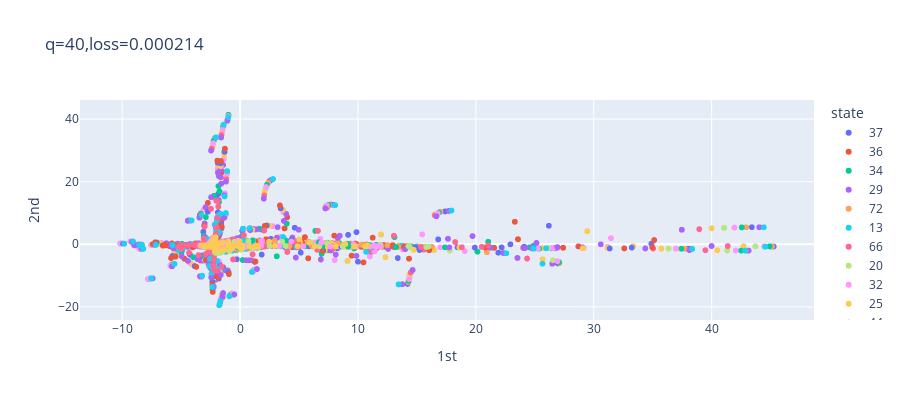

The notebook cell this image was saved under:
### Code cell
Adam = tf.keras.optimizers.Adam(learning_rate=0.0001,beta_1=0.9,beta_2=0.999,epsilon=1e-07)
SGD = tf.keras.optimizers.SGD(learning_rate=0.01,momentum=0.0,nesterov=False)
model.compile(loss='mse',optimizer=Adam)
history = model.fit(X,X,epochs=100000,verbose=0,callbacks=[CustomCallback()])

### Figure 1 — Plotly figure (JSON) as saved in the notebook; plotly's stock layout.template omitted (floating-point values rounded to 4 significant figures; data arrays with more than 128 entries replaced by an {"elided": "..."} marker saying what was removed)
{"data": [{"hovertemplate": "state=37<br>1st=%{x}<br>2nd=%{y}<br>shift=%{text}<extra></extra>", "legendgroup": "37", "marker": {"color": "#636efa", "symbol": "circle"}, "mode": "markers+text", "name": "37", "showlegend": true, "text": {"elided": "260 int values"}, "type": "scattergl", "x": {"elided": "260 float values"}, "xaxis": "x", "y": {"elided": "260 float values"}, "yaxis": "y"}, {"hovertemplate": "state=36<br>1st=%{x}<br>2nd=%{y}<br>shift=%{text}<extra></extra>", "legendgroup": "36", "marker": {"color": "#EF553B", "symbol": "circle"}, "mode": "markers+text", "name": "36", "showlegend": true, "text": {"elided": "300 int values"}, "type": "scattergl", "x": {"elided": "300 float values"}, "xaxis": "x", "y": {"elided": "300 float values"}, "yaxis": "y"}, {"hovertemplate": "state=34<br>1st=%{x}<br>2nd=%{y}<br>shift=%{text}<extra></extra>", "legendgroup": "34", "marker": {"color": "#00cc96", "symbol": "circle"}, "mode": "markers+text", "name": "34", "showlegend": true, "text": {"elided": "220 int values"}, "type": "scattergl", "x": {"elided": "220 float values"}, "xaxis": "x", "y": {"elided": "220 float values"}, "yaxis": "y"}, {"hovertemplate": "state=29<br>1st=%{x}<br>2nd=%{y}<br>shift=%{text}<extra></extra>", "legendgroup": "29", "marker": {"color": "#ab63fa", "symbol": "circle"}, "mode": "markers+text", "name": "29", "showlegend": true, "text": {"elided": "300 int values"}, "type": "scattergl", "x": {"elided": "300 float values"}, "xaxis": "x", "y": {"elided": "300 float values"}, "yaxis": "y"}, {"hovertemplate": "state=72<br>1st=%{x}<br>2nd=%{y}<br>shift=%{text}<extra></extra>", "legendgroup": "72", "marker": {"color": "#FFA15A", "symbol": "circle"}, "mode": "markers+text", "name": "72", "showlegend": true, "text": {"elided": "260 int values"}, "type": "scattergl", "x": {"elided": "260 float values"}, "xaxis": "x", "y": {"elided": "260 float values"}, "yaxis": "y"}, {"hovertemplate": "state=13<br>1st=%{x}<br>2nd=%{y}<br>shift=%{text}<extra></extra>", "legendgroup": "13", "marker": {"color": "#19d3f3", "symbol": "circle"}, "mode": "markers+text", "name": "13", "showlegend": true, "text": {"elided": "280 int values"}, "type": "scattergl", "x": {"elided": "280 float values"}, "xaxis": "x", "y": {"elided": "280 float values"}, "yaxis": "y"}, {"hovertemplate": "state=66<br>1st=%{x}<br>2nd=%{y}<br>shift=%{text}<extra></extra>", "legendgroup": "66", "marker": {"color": "#FF6692", "symbol": "circle"}, "mode": "markers+text", "name": "66", "showlegend": true, "text": {"elided": "260 int values"}, "type": "scattergl", "x": {"elided": "260 float values"}, "xaxis": "x", "y": {"elided": "260 float values"}, "yaxis": "y"}, {"hovertemplate": "state=20<br>1st=%{x}<br>2nd=%{y}<br>shift=%{text}<extra></extra>", "legendgroup": "20", "marker": {"color": "#B6E880", "symbol": "circle"}, "mode": "markers+text", "name": "20", "showlegend": true, "text": {"elided": "300 int values"}, "type": "scattergl", "x": {"elided": "300 float values"}, "xaxis": "x", "y": {"elided": "300 float values"}, "yaxis": "y"}, {"hovertemplate": "state=32<br>1st=%{x}<br>2nd=%{y}<br>shift=%{text}<extra></extra>", "legendgroup": "32", "marker": {"color": "#FF97FF", "symbol": "circle"}, "mode": "markers+text", "name": "32", "showlegend": true, "text": {"elided": "220 int values"}, "type": "scattergl", "x": {"elided": "220 float values"}, "xaxis": "x", "y": {"elided": "220 float values"}, "yaxis": "y"}, {"hovertemplate": "state=25<br>1st=%{x}<br>2nd=%{y}<br>shift=%{text}<extra></extra>", "legendgroup": "25", "marker": {"color": "#FECB52", "symbol": "circle"}, "mode": "markers+text", "name": "25", "showlegend": true, "text": {"elided": "280 int values"}, "type": "scattergl", "x": {"elided": "280 float values"}, "xaxis": "x", "y": {"elided": "280 float values"}, "yaxis": "y"}, {"hovertemplate": "state=44<br>1st=%{x}<br>2nd=%{y}<br>shift=%{text}<extra></extra>", "legendgroup": "44", "marker": {"color": "#636efa", "symbol": "circle"}, "mode": "markers+text", "name": "44", "showlegend": true, "text": {"elided": "280 int values"}, "type": "scattergl", "x": {"elided": "280 float values"}, "xaxis": "x", "y": {"elided": "280 float values"}, "yaxis": "y"}, {"hovertemplate": "state=18<br>1st=%{x}<br>2nd=%{y}<br>shift=%{text}<extra></extra>", "legendgroup": "18", "marker": {"color": "#EF553B", "symbol": "circle"}, "mode": "markers+text", "name": "18", "showlegend": true, "text": {"elided": "300 int values"}, "type": "scattergl", "x": {"elided": "300 float values"}, "xaxis": "x", "y": {"elided": "300 float values"}, "yaxis": "y"}, {"hovertemplate": "state=39<br>1st=%{x}<br>2nd=%{y}<br>shift=%{text}<extra></extra>", "legendgroup": "39", "marker": {"color": "#00cc96", "symbol": "circle"}, "mode": "markers+text", "name": "39", "showlegend": true, "text": {"elided": "240 int values"}, "type": "scattergl", "x": {"elided": "240 float values"}, "xaxis": "x", "y": {"elided": "240 float values"}, "yaxis": "y"}, {"hovertemplate": "state=43<br>1st=%{x}<br>2nd=%{y}<br>shift=%{text}<extra></extra>", "legendgroup": "43", "marker": {"color": "#ab63fa", "symbol": "circle"}, "mode": "markers+text", "name": "43", "showlegend": true, "text": {"elided": "200 int values"}, "type": "scattergl", "x": {"elided": "200 float values"}, "xaxis": "x", "y": {"elided": "200 float values"}, "yaxis": "y"}, {"hovertemplate": "state=35<br>1st=%{x}<br>2nd=%{y}<br>shift=%{text}<extra></extra>", "legendgroup": "35", "marker": {"color": "#FFA15A", "symbol": "circle"}, "mode": "markers+text", "name": "35", "showlegend": true, "text": {"elided": "260 int values"}, "type": "scattergl", "x": {"elided": "260 float values"}, "xaxis": "x", "y": {"elided": "260 float values"}, "yaxis": "y"}, {"hovertemplate": "state=79<br>1st=%{x}<br>2nd=%{y}<br>shift=%{text}<extra></extra>", "legendgroup": "79", "marker": {"color": "#19d3f3", "symbol": "circle"}, "mode": "markers+text", "name": "79", "showlegend": true, "text": {"elided": "280 int values"}, "type": "scattergl", "x": {"elided": "280 float values"}, "xaxis": "x", "y": {"elided": "280 float values"}, "yaxis": "y"}, {"hovertemplate": "state=24<br>1st=%{x}<br>2nd=%{y}<br>shift=%{text}<extra></extra>", "legendgroup": "24", "marker": {"color": "#FF6692", "symbol": "circle"}, "mode": "markers+text", "name": "24", "showlegend": true, "text": {"elided": "280 int values"}, "type": "scattergl", "x": {"elided": "280 float values"}, "xaxis": "x", "y": {"elided": "280 float values"}, "yaxis": "y"}, {"hovertemplate": "state=74<br>1st=%{x}<br>2nd=%{y}<br>shift=%{text}<extra></extra>", "legendgroup": "74", "marker": {"color": "#B6E880", "symbol": "circle"}, "mode": "markers+text", "name": "74", "showlegend": true, "text": {"elided": "260 int values"}, "type": "scattergl", "x": {"elided": "260 float values"}, "xaxis": "x", "y": {"elided": "260 float values"}, "yaxis": "y"}, {"hovertemplate": "state=73<br>1st=%{x}<br>2nd=%{y}<br>shift=%{text}<extra></extra>", "legendgroup": "73", "marker": {"color": "#FF97FF", "symbol": "circle"}, "mode": "markers+text", "name": "73", "showlegend": true, "text": {"elided": "220 int values"}, "type": "scattergl", "x": {"elided": "220 float values"}, "xaxis": "x", "y": {"elided": "220 float values"}, "yaxis": "y"}, {"hovertemplate": "state=56<br>1st=%{x}<br>2nd=%{y}<br>shift=%{text}<extra></extra>", "legendgroup": "56", "marker": {"color": "#FECB52", "symbol": "circle"}, "mode": "markers+text", "name": "56", "showlegend": true, "text": {"elided": "260 int values"}, "type": "scattergl", "x": {"elided": "260 float values"}, "xaxis": "x", "y": {"elided": "260 float values"}, "yaxis": "y"}, {"hovertemplate": "state=71<br>1st=%{x}<br>2nd=%{y}<br>shift=%{text}<extra></extra>", "legendgroup": "71", "marker": {"color": "#636efa", "symbol": "circle"}, "mode": "markers+text", "name": "71", "showlegend": true, "text": {"elided": "220 int values"}, "type": "scattergl", "x": {"elided": "220 float values"}, "xaxis": "x", "y": {"elided": "220 float values"}, "yaxis": "y"}, {"hovertemplate": "state=40<br>1st=%{x}<br>2nd=%{y}<br>shift=%{text}<extra></extra>", "legendgroup": "40", "marker": {"color": "#EF553B", "symbol": "circle"}, "mode": "markers+text", "name": "40", "showlegend": true, "text": {"elided": "300 int values"}, "type": "scattergl", "x": {"elided": "300 float values"}, "xaxis": "x", "y": {"elided": "300 float values"}, "yaxis": "y"}, {"hovertemplate": "state=6<br>1st=%{x}<br>2nd=%{y}<br>shift=%{text}<extra></extra>", "legendgroup": "6", "marker": {"color": "#00cc96", "symbol": "circle"}, "mode": "markers+text", "name": "6", "showlegend": true, "text": {"elided": "240 int values"}, "type": "scattergl", "x": {"elided": "240 float values"}, "xaxis": "x", "y": {"elided": "240 float values"}, "yaxis": "y"}, {"hovertemplate": "state=5<br>1st=%{x}<br>2nd=%{y}<br>shift=%{text}<extra></extra>", "legendgroup": "5", "marker": {"color": "#ab63fa", "symbol": "circle"}, "mode": "markers+text", "name": "5", "showlegend": true, "text": {"elided": "300 int values"}, "type": "scattergl", "x": {"elided": "300 float values"}, "xaxis": "x", "y": {"elided": "300 float values"}, "yaxis": "y"}, {"hovertemplate": "state=23<br>1st=%{x}<br>2nd=%{y}<br>shift=%{text}<extra></extra>", "legendgroup": "23", "marker": {"color": "#FFA15A", "symbol": "circle"}, "mode": "markers+text", "name": "23", "showlegend": true, "text": {"elided": "260 int values"}, "type": "scattergl", "x": {"elided": "260 float values"}, "xaxis": "x", "y": {"elided": "260 float values"}, "yaxis": "y"}, {"hovertemplate": "state=28<br>1st=%{x}<br>2nd=%{y}<br>shift=%{text}<extra></extra>", "legendgroup": "28", "marker": {"color": "#19d3f3", "symbol": "circle"}, "mode": "markers+text", "name": "28", "showlegend": true, "text": {"elided": "240 int values"}, "type": "scattergl", "x": {"elided": "240 float values"}, "xaxis": "x", "y": {"elided": "240 float values"}, "yaxis": "y"}, {"hovertemplate": "state=77<br>1st=%{x}<br>2nd=%{y}<br>shift=%{text}<extra></extra>", "legendgroup": "77", "marker": {"color": "#FF6692", "symbol": "circle"}, "mode": "markers+text", "name": "77", "showlegend": true, "text": {"elided": "260 int values"}, "type": "scattergl", "x": {"elided": "260 float values"}, "xaxis": "x", "y": {"elided": "260 float values"}, "yaxis": "y"}, {"hovertemplate": "state=17<br>1st=%{x}<br>2nd=%{y}<br>shift=%{text}<extra></extra>", "legendgroup": "17", "marker": {"color": "#B6E880", "symbol": "circle"}, "mode": "markers+text", "name": "17", "showlegend": true, "text": {"elided": "240 int values"}, "type": "scattergl", "x": {"elided": "240 float values"}, "xaxis": "x", "y": {"elided": "240 float values"}, "yaxis": "y"}, {"hovertemplate": "state=12<br>1st=%{x}<br>2nd=%{y}<br>shift=%{text}<extra></extra>", "legendgroup": "12", "marker": {"color": "#FF97FF", "symbol": "circle"}, "mode": "markers+text", "name": "12", "showlegend": true, "text": {"elided": "300 int values"}, "type": "scattergl", "x": {"elided": "300 float values"}, "xaxis": "x", "y": {"elided": "300 float values"}, "yaxis": "y"}, {"hovertemplate": "state=45<br>1st=%{x}<br>2nd=%{y}<br>shift=%{text}<extra></extra>", "legendgroup": "45", "marker": {"color": "#FECB52", "symbol": "circle"}, "mode": "markers+text", "name": "45", "showlegend": true, "text": {"elided": "220 int values"}, "type": "scattergl", "x": {"elided": "220 float values"}, "xaxis": "x", "y": {"elided": "220 float values"}, "yaxis": "y"}, {"hovertemplate": "state=4<br>1st=%{x}<br>2nd=%{y}<br>shift=%{text}<extra></extra>", "legendgroup": "4", "marker": {"color": "#636efa", "symbol": "circle"}, "mode": "markers+text", "name": "4", "showlegend": true, "text": {"elided": "220 int values"}, "type": "scattergl", "x": {"elided": "220 float values"}, "xaxis": "x", "y": {"elided": "220 float values"}, "yaxis": "y"}, {"hovertemplate": "state=54<br>1st=%{x}<br>2nd=%{y}<br>shift=%{text}<extra></extra>", "legendgroup": "54", "marker": {"color": "#EF553B", "symbol": "circle"}, "mode": "markers+text", "name": "54", "showlegend": true, "text": {"elided": "260 int values"}, "type": "scattergl", "x": {"elided": "260 float values"}, "xaxis": "x", "y": {"elided": "260 float values"}, "yaxis": "y"}, {"hovertemplate": "state=16<br>1st=%{x}<br>2nd=%{y}<br>shift=%{text}<extra></extra>", "legendgroup": "16", "marker": {"color": "#00cc96", "symbol": "circle"}, "mode": "markers+text", "name": "16", "showlegend": true, "text": {"elided": "240 int values"}, "type": "scattergl", "x": {"elided": "240 float values"}, "xaxis": "x", "y": {"elided": "240 float values"}, "yaxis": "y"}, {"hovertemplate": "state=14<br>1st=%{x}<br>2nd=%{y}<br>shift=%{text}<extra></extra>", "legendgroup": "14", "marker": {"color": "#ab63fa", "symbol": "circle"}, "mode": "markers+text", "name": "14", "showlegend": true, "text": {"elided": "240 int values"}, "type": "scattergl", "x": {"elided": "240 float values"}, "xaxis": "x", "y": {"elided": "240 float values"}, "yaxis": "y"}, {"hovertemplate": "state=70<br>1st=%{x}<br>2nd=%{y}<br>shift=%{text}<extra></extra>", "legendgroup": "70", "marker": {"color": "#FFA15A", "symbol": "circle"}, "mode": "markers+text", "name": "70", "showlegend": true, "text": {"elided": "260 int values"}, "type": "scattergl", "x": {"elided": "260 float values"}, "xaxis": "x", "y": {"elided": "260 float values"}, "yaxis": "y"}, {"hovertemplate": "state=21<br>1st=%{x}<br>2nd=%{y}<br>shift=%{text}<extra></extra>", "legendgroup": "21", "marker": {"color": "#19d3f3", "symbol": "circle"}, "mode": "markers+text", "name": "21", "showlegend": true, "text": {"elided": "280 int values"}, "type": "scattergl", "x": {"elided": "280 float values"}, "xaxis": "x", "y": {"elided": "280 float values"}, "yaxis": "y"}, {"hovertemplate": "state=41<br>1st=%{x}<br>2nd=%{y}<br>shift=%{text}<extra></extra>", "legendgroup": "41", "marker": {"color": "#FF6692", "symbol": "circle"}, "mode": "markers+text", "name": "41", "showlegend": true, "text": {"elided": "200 int values"}, "type": "scattergl", "x": {"elided": "200 float values"}, "xaxis": "x", "y": {"elided": "200 float values"}, "yaxis": "y"}, {"hovertemplate": "state=52<br>1st=%{x}<br>2nd=%{y}<br>shift=%{text}<extra></extra>", "legendgroup": "52", "marker": {"color": "#B6E880", "symbol": "circle"}, "mode": "markers+text", "name": "52", "showlegend": true, "text": {"elided": "240 int values"}, "type": "scattergl", "x": {"elided": "240 float values"}, "xaxis": "x", "y": {"elided": "240 float values"}, "yaxis": "y"}, {"hovertemplate": "state=46<br>1st=%{x}<br>2nd=%{y}<br>shift=%{text}<extra></extra>", "legendgroup": "46", "marker": {"color": "#FF97FF", "symbol": "circle"}, "mode": "markers+text", "name": "46", "showlegend": true, "text": {"elided": "300 int values"}, "type": "scattergl", "x": {"elided": "300 float values"}, "xaxis": "x", "y": {"elided": "300 float values"}, "yaxis": "y"}, {"hovertemplate": "state=75<br>1st=%{x}<br>2nd=%{y}<br>shift=%{text}<extra></extra>", "legendgroup": "75", "marker": {"color": "#FECB52", "symbol": "circle"}, "mode": "markers+text", "name": "75", "showlegend": true, "text": {"elided": "280 int values"}, "type": "scattergl", "x": {"elided": "280 float values"}, "xaxis": "x", "y": {"elided": "280 float values"}, "yaxis": "y"}, {"hovertemplate": "state=62<br>1st=%{x}<br>2nd=%{y}<br>shift=%{text}<extra></extra>", "legendgroup": "62", "marker": {"color": "#636efa", "symbol": "circle"}, "mode": "markers+text", "name": "62", "showlegend": true, "text": {"elided": "220 int values"}, "type": "scattergl", "x": {"elided": "220 float values"}, "xaxis": "x", "y": {"elided": "220 float values"}, "yaxis": "y"}, {"hovertemplate": "state=15<br>1st=%{x}<br>2nd=%{y}<br>shift=%{text}<extra></extra>", "legendgroup": "15", "marker": {"color": "#EF553B", "symbol": "circle"}, "mode": "markers+text", "name": "15", "showlegend": true, "text": {"elided": "260 int values"}, "type": "scattergl", "x": {"elided": "260 float values"}, "xaxis": "x", "y": {"elided": "260 float values"}, "yaxis": "y"}, {"hovertemplate": "state=57<br>1st=%{x}<br>2nd=%{y}<br>shift=%{text}<extra></extra>", "legendgroup": "57", "marker": {"color": "#00cc96", "symbol": "circle"}, "mode": "markers+text", "name": "57", "showlegend": true, "text": {"elided": "220 int values"}, "type": "scattergl", "x": {"elided": "220 float values"}, "xaxis": "x", "y": {"elided": "220 float values"}, "yaxis": "y"}, {"hovertemplate": "state=61<br>1st=%{x}<br>2nd=%{y}<br>shift=%{text}<extra></extra>", "legendgroup": "61", "marker": {"color": "#ab63fa", "symbol": "circle"}, "mode": "markers+text", "name": "61", "showlegend": true, "text": {"elided": "240 int values"}, "type": "scattergl", "x": {"elided": "240 float values"}, "xaxis": "x", "y": {"elided": "240 float values"}, "yaxis": "y"}, {"hovertemplate": "state=63<br>1st=%{x}<br>2nd=%{y}<br>shift=%{text}<extra></extra>", "legendgroup": "63", "marker": {"color": "#FFA15A", "symbol": "circle"}, "mode": "markers+text", "name": "63", "showlegend": true, "text": {"elided": "200 int values"}, "type": "scattergl", "x": {"elided": "200 float values"}, "xaxis": "x", "y": {"elided": "200 float values"}, "yaxis": "y"}, {"hovertemplate": "state=38<br>1st=%{x}<br>2nd=%{y}<br>shift=%{text}<extra></extra>", "legendgroup": "38", "marker": {"color": "#19d3f3", "symbol": "circle"}, "mode": "markers+text", "name": "38", "showlegend": true, "text": {"elided": "260 int values"}, "type": "scattergl", "x": {"elided": "260 float values"}, "xaxis": "x", "y": {"elided": "260 float values"}, "yaxis": "y"}, {"hovertemplate": "state=10<br>1st=%{x}<br>2nd=%{y}<br>shift=%{text}<extra></extra>", "legendgroup": "10", "marker": {"color": "#FF6692", "symbol": "circle"}, "mode": "markers+text", "name": "10", "showlegend": true, "text": {"elided": "200 int values"}, "type": "scattergl", "x": {"elided": "200 float values"}, "xaxis": "x", "y": {"elided": "200 float values"}, "yaxis": "y"}, {"hovertemplate": "state=76<br>1st=%{x}<br>2nd=%{y}<br>shift=%{text}<extra></extra>", "legendgroup": "76", "marker": {"color": "#B6E880", "symbol": "circle"}, "mode": "markers+text", "name": "76", "showlegend": true, "text": {"elided": "200 int values"}, "type": "scattergl", "x": {"elided": "200 float values"}, "xaxis": "x", "y": {"elided": "200 float values"}, "yaxis": "y"}, {"hovertemplate": "state=78<br>1st=%{x}<br>2nd=%{y}<br>shift=%{text}<extra></extra>", "legendgroup": "78", "marker": {"color": "#FF97FF", "symbol": "circle"}, "mode": "markers+text", "name": "78", "showlegend": true, "text": {"elided": "240 int values"}, "type": "scattergl", "x": {"elided": "240 float values"}, "xaxis": "x", "y": {"elided": "240 float values"}, "yaxis": "y"}, {"hovertemplate": "state=67<br>1st=%{x}<br>2nd=%{y}<br>shift=%{text}<extra></extra>", "legendgroup": "67", "marker": {"color": "#FECB52", "symbol": "circle"}, "mode": "markers+text", "name": "67", "showlegend": true, "text": {"elided": "300 int values"}, "type": "scattergl", "x": {"elided": "300 float values"}, "xaxis": "x", "y": {"elided": "300 float values"}, "yaxis": "y"}, {"hovertemplate": "state=19<br>1st=%{x}<br>2nd=%{y}<br>shift=%{text}<extra></extra>", "legendgroup": "19", "marker": {"color": "#636efa", "symbol": "circle"}, "mode": "markers+text", "name": "19", "showlegend": true, "text": {"elided": "240 int values"}, "type": "scattergl", "x": {"elided": "240 float values"}, "xaxis": "x", "y": {"elided": "240 float values"}, "yaxis": "y"}, {"hovertemplate": "state=22<br>1st=%{x}<br>2nd=%{y}<br>shift=%{text}<extra></extra>", "legendgroup": "22", "marker": {"color": "#EF553B", "symbol": "circle"}, "mode": "markers+text", "name": "22", "showlegend": true, "text": {"elided": "240 int values"}, "type": "scattergl", "x": {"elided": "240 float values"}, "xaxis": "x", "y": {"elided": "240 float values"}, "yaxis": "y"}, {"hovertemplate": "state=64<br>1st=%{x}<br>2nd=%{y}<br>shift=%{text}<extra></extra>", "legendgroup": "64", "marker": {"color": "#00cc96", "symbol": "circle"}, "mode": "markers+text", "name": "64", "showlegend": true, "text": {"elided": "220 int values"}, "type": "scattergl", "x": {"elided": "220 float values"}, "xaxis": "x", "y": {"elided": "220 float values"}, "yaxis": "y"}, {"hovertemplate": "state=55<br>1st=%{x}<br>2nd=%{y}<br>shift=%{text}<extra></extra>", "legendgroup": "55", "marker": {"color": "#ab63fa", "symbol": "circle"}, "mode": "markers+text", "name": "55", "showlegend": true, "text": {"elided": "240 int values"}, "type": "scattergl", "x": {"elided": "240 float values"}, "xaxis": "x", "y": {"elided": "240 float values"}, "yaxis": "y"}, {"hovertemplate": "state=26<br>1st=%{x}<br>2nd=%{y}<br>shift=%{text}<extra></extra>", "legendgroup": "26", "marker": {"color": "#FFA15A", "symbol": "circle"}, "mode": "markers+text", "name": "26", "showlegend": true, "text": {"elided": "220 int values"}, "type": "scattergl", "x": {"elided": "220 float values"}, "xaxis": "x", "y": {"elided": "220 float values"}, "yaxis": "y"}, {"hovertemplate": "state=49<br>1st=%{x}<br>2nd=%{y}<br>shift=%{text}<extra></extra>", "legendgroup": "49", "marker": {"color": "#19d3f3", "symbol": "circle"}, "mode": "markers+text", "name": "49", "showlegend": true, "text": {"elided": "260 int values"}, "type": "scattergl", "x": {"elided": "260 float values"}, "xaxis": "x", "y": {"elided": "260 float values"}, "yaxis": "y"}, {"hovertemplate": "state=68<br>1st=%{x}<br>2nd=%{y}<br>shift=%{text}<extra></extra>", "legendgroup": "68", "marker": {"color": "#FF6692", "symbol": "circle"}, "mode": "markers+text", "name": "68", "showlegend": true, "text": {"elided": "220 int values"}, "type": "scattergl", "x": {"elided": "220 float values"}, "xaxis": "x", "y": {"elided": "220 float values"}, "yaxis": "y"}, {"hovertemplate": "state=30<br>1st=%{x}<br>2nd=%{y}<br>shift=%{text}<extra></extra>", "legendgroup": "30", "marker": {"color": "#B6E880", "symbol": "circle"}, "mode": "markers+text", "name": "30", "showlegend": true, "text": {"elided": "200 int values"}, "type": "scattergl", "x": {"elided": "200 float values"}, "xaxis": "x", "y": {"elided": "200 float values"}, "yaxis": "y"}, {"hovertemplate": "state=65<br>1st=%{x}<br>2nd=%{y}<br>shift=%{text}<extra></extra>", "legendgroup": "65", "marker": {"color": "#FF97FF", "symbol": "circle"}, "mode": "markers+text", "name": "65", "showlegend": true, "text": {"elided": "220 int values"}, "type": "scattergl", "x": {"elided": "220 float values"}, "xaxis": "x", "y": {"elided": "220 float values"}, "yaxis": "y"}, {"hovertemplate": "state=9<br>1st=%{x}<br>2nd=%{y}<br>shift=%{text}<extra></extra>", "legendgroup": "9", "marker": {"color": "#FECB52", "symbol": "circle"}, "mode": "markers+text", "name": "9", "showlegend": true, "text": {"elided": "260 int values"}, "type": "scattergl", "x": {"elided": "260 float values"}, "xaxis": "x", "y": {"elided": "260 float values"}, "yaxis": "y"}, {"hovertemplate": "state=51<br>1st=%{x}<br>2nd=%{y}<br>shift=%{text}<extra></extra>", "legendgroup": "51", "marker": {"color": "#636efa", "symbol": "circle"}, "mode": "markers+text", "name": "51", "showlegend": true, "text": {"elided": "220 int values"}, "type": "scattergl", "x": {"elided": "220 float values"}, "xaxis": "x", "y": {"elided": "220 float values"}, "yaxis": "y"}, {"hovertemplate": "state=33<br>1st=%{x}<br>2nd=%{y}<br>shift=%{text}<extra></extra>", "legendgroup": "33", "marker": {"color": "#EF553B", "symbol": "circle"}, "mode": "markers+text", "name": "33", "showlegend": true, "text": {"elided": "280 int values"}, "type": "scattergl", "x": {"elided": "280 float values"}, "xaxis": "x", "y": {"elided": "280 float values"}, "yaxis": "y"}, {"hovertemplate": "state=42<br>1st=%{x}<br>2nd=%{y}<br>shift=%{text}<extra></extra>", "legendgroup": "42", "marker": {"color": "#00cc96", "symbol": "circle"}, "mode": "markers+text", "name": "42", "showlegend": true, "text": {"elided": "260 int values"}, "type": "scattergl", "x": {"elided": "260 float values"}, "xaxis": "x", "y": {"elided": "260 float values"}, "yaxis": "y"}, {"hovertemplate": "state=53<br>1st=%{x}<br>2nd=%{y}<br>shift=%{text}<extra></extra>", "legendgroup": "53", "marker": {"color": "#ab63fa", "symbol": "circle"}, "mode": "markers+text", "name": "53", "showlegend": true, "text": {"elided": "200 int values"}, "type": "scattergl", "x": {"elided": "200 float values"}, "xaxis": "x", "y": {"elided": "200 float values"}, "yaxis": "y"}, {"hovertemplate": "state=48<br>1st=%{x}<br>2nd=%{y}<br>shift=%{text}<extra></extra>", "legendgroup": "48", "marker": {"color": "#FFA15A", "symbol": "circle"}, "mode": "markers+text", "name": "48", "showlegend": true, "text": {"elided": "300 int values"}, "type": "scattergl", "x": {"elided": "300 float values"}, "xaxis": "x", "y": {"elided": "300 float values"}, "yaxis": "y"}, {"hovertemplate": "state=1<br>1st=%{x}<br>2nd=%{y}<br>shift=%{text}<extra></extra>", "legendgroup": "1", "marker": {"color": "#19d3f3", "symbol": "circle"}, "mode": "markers+text", "name": "1", "showlegend": true, "text": {"elided": "220 int values"}, "type": "scattergl", "x": {"elided": "220 float values"}, "xaxis": "x", "y": {"elided": "220 float values"}, "yaxis": "y"}, {"hovertemplate": "state=11<br>1st=%{x}<br>2nd=%{y}<br>shift=%{text}<extra></extra>", "legendgroup": "11", "marker": {"color": "#FF6692", "symbol": "circle"}, "mode": "markers+text", "name": "11", "showlegend": true, "text": {"elided": "260 int values"}, "type": "scattergl", "x": {"elided": "260 float values"}, "xaxis": "x", "y": {"elided": "260 float values"}, "yaxis": "y"}, {"hovertemplate": "state=0<br>1st=%{x}<br>2nd=%{y}<br>shift=%{text}<extra></extra>", "legendgroup": "0", "marker": {"color": "#B6E880", "symbol": "circle"}, "mode": "markers+text", "name": "0", "showlegend": true, "text": {"elided": "240 int values"}, "type": "scattergl", "x": {"elided": "240 float values"}, "xaxis": "x", "y": {"elided": "240 float values"}, "yaxis": "y"}, {"hovertemplate": "state=7<br>1st=%{x}<br>2nd=%{y}<br>shift=%{text}<extra></extra>", "legendgroup": "7", "marker": {"color": "#FF97FF", "symbol": "circle"}, "mode": "markers+text", "name": "7", "showlegend": true, "text": {"elided": "280 int values"}, "type": "scattergl", "x": {"elided": "280 float values"}, "xaxis": "x", "y": {"elided": "280 float values"}, "yaxis": "y"}, {"hovertemplate": "state=47<br>1st=%{x}<br>2nd=%{y}<br>shift=%{text}<extra></extra>", "legendgroup": "47", "marker": {"color": "#FECB52", "symbol": "circle"}, "mode": "markers+text", "name": "47", "showlegend": true, "text": {"elided": "260 int values"}, "type": "scattergl", "x": {"elided": "260 float values"}, "xaxis": "x", "y": {"elided": "260 float values"}, "yaxis": "y"}, {"hovertemplate": "state=58<br>1st=%{x}<br>2nd=%{y}<br>shift=%{text}<extra></extra>", "legendgroup": "58", "marker": {"color": "#636efa", "symbol": "circle"}, "mode": "markers+text", "name": "58", "showlegend": true, "text": {"elided": "240 int values"}, "type": "scattergl", "x": {"elided": "240 float values"}, "xaxis": "x", "y": {"elided": "240 float values"}, "yaxis": "y"}, {"hovertemplate": "state=59<br>1st=%{x}<br>2nd=%{y}<br>shift=%{text}<extra></extra>", "legendgroup": "59", "marker": {"color": "#EF553B", "symbol": "circle"}, "mode": "markers+text", "name": "59", "showlegend": true, "text": {"elided": "260 int values"}, "type": "scattergl", "x": {"elided": "260 float values"}, "xaxis": "x", "y": {"elided": "260 float values"}, "yaxis": "y"}, {"hovertemplate": "state=3<br>1st=%{x}<br>2nd=%{y}<br>shift=%{text}<extra></extra>", "legendgroup": "3", "marker": {"color": "#00cc96", "symbol": "circle"}, "mode": "markers+text", "name": "3", "showlegend": true, "text": {"elided": "280 int values"}, "type": "scattergl", "x": {"elided": "280 float values"}, "xaxis": "x", "y": {"elided": "280 float values"}, "yaxis": "y"}, {"hovertemplate": "state=69<br>1st=%{x}<br>2nd=%{y}<br>shift=%{text}<extra></extra>", "legendgroup": "69", "marker": {"color": "#ab63fa", "symbol": "circle"}, "mode": "markers+text", "name": "69", "showlegend": true, "text": {"elided": "260 int values"}, "type": "scattergl", "x": {"elided": "260 float values"}, "xaxis": "x", "y": {"elided": "260 float values"}, "yaxis": "y"}, {"hovertemplate": "state=2<br>1st=%{x}<br>2nd=%{y}<br>shift=%{text}<extra></extra>", "legendgroup": "2", "marker": {"color": "#FFA15A", "symbol": "circle"}, "mode": "markers+text", "name": "2", "showlegend": true, "text": {"elided": "280 int values"}, "type": "scattergl", "x": {"elided": "280 float values"}, "xaxis": "x", "y": {"elided": "280 float values"}, "yaxis": "y"}, {"hovertemplate": "state=60<br>1st=%{x}<br>2nd=%{y}<br>shift=%{text}<extra></extra>", "legendgroup": "60", "marker": {"color": "#19d3f3", "symbol": "circle"}, "mode": "markers+text", "name": "60", "showlegend": true, "text": {"elided": "280 int values"}, "type": "scattergl", "x": {"elided": "280 float values"}, "xaxis": "x", "y": {"elided": "280 float values"}, "yaxis": "y"}, {"hovertemplate": "state=50<br>1st=%{x}<br>2nd=%{y}<br>shift=%{text}<extra></extra>", "legendgroup": "50", "marker": {"color": "#FF6692", "symbol": "circle"}, "mode": "markers+text", "name": "50", "showlegend": true, "text": {"elided": "200 int values"}, "type": "scattergl", "x": {"elided": "200 float values"}, "xaxis": "x", "y": {"elided": "200 float values"}, "yaxis": "y"}, {"hovertemplate": "state=27<br>1st=%{x}<br>2nd=%{y}<br>shift=%{text}<extra></extra>", "legendgroup": "27", "marker": {"color": "#B6E880", "symbol": "circle"}, "mode": "markers+text", "name": "27", "showlegend": true, "text": {"elided": "220 int values"}, "type": "scattergl", "x": {"elided": "220 float values"}, "xaxis": "x", "y": {"elided": "220 float values"}, "yaxis": "y"}, {"hovertemplate": "state=8<br>1st=%{x}<br>2nd=%{y}<br>shift=%{text}<extra></extra>", "legendgroup": "8", "marker": {"color": "#FF97FF", "symbol": "circle"}, "mode": "markers+text", "name": "8", "showlegend": true, "text": {"elided": "220 int values"}, "type": "scattergl", "x": {"elided": "220 float values"}, "xaxis": "x", "y": {"elided": "220 float values"}, "yaxis": "y"}, {"hovertemplate": "state=31<br>1st=%{x}<br>2nd=%{y}<br>shift=%{text}<extra></extra>", "legendgroup": "31", "marker": {"color": "#FECB52", "symbol": "circle"}, "mode": "markers+text", "name": "31", "showlegend": true, "text": {"elided": "220 int values"}, "type": "scattergl", "x": {"elided": "220 float values"}, "xaxis": "x", "y": {"elided": "220 float values"}, "yaxis": "y"}], "layout": {"height": 400, "legend": {"title": {"text": "state"}, "tracegroupgap": 0}, "title": {"text": "q=40,loss=0.000214"}, "xaxis": {"anchor": "y", "autorange": true, "domain": [0, 1], "range": [-13.71, 48.81], "title": {"text": "1st"}, "type": "linear"}, "yaxis": {"anchor": "x", "autorange": true, "domain": [0, 1], "range": [-24.2, 46.11], "title": {"text": "2nd"}, "type": "linear"}}}
